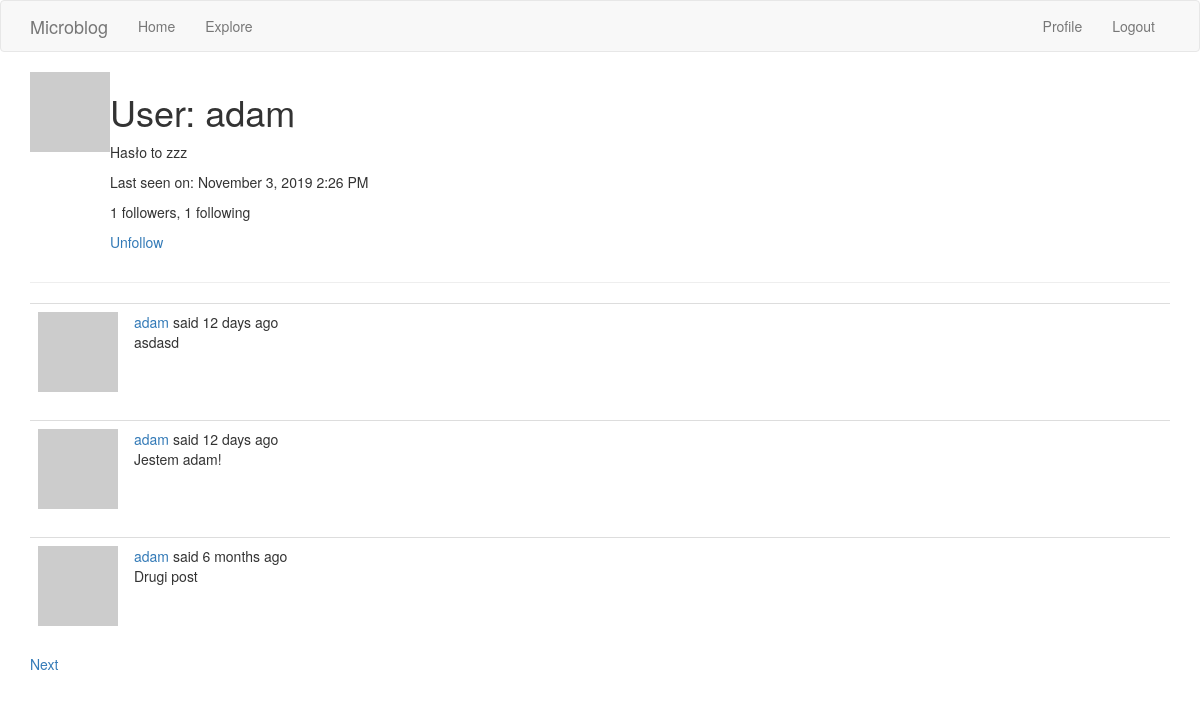
Page /user/adam (signed in) on the committed database.
### app/models.py (models this page shows, shortened)
class User(db.Model, UserMixin):
    id = db.Column(db.Integer, primary_key=True)
    username = db.Column(db.String(64), index=True, unique=True)
    email = db.Column(db.String(120), index=True, unique=True)
    password_hash = db.Column(db.String(128))
    posts = db.relationship('Post', backref='author', lazy='dynamic')
    about_me = db.Column(db.String(140))
    last_seen = db.Column(db.DateTime, default=datetime.utcnow)
    followed = db.relationship(
        'User', secondary=followers,
        primaryjoin=(followers.c.follower_id == id),
        secondaryjoin=(followers.c.followed_id == id),
        backref=db.backref('followers', lazy='dynamic'), lazy='dynamic') # user1.follow(user2) -->  user2.followers()
    def avatar(self, size):
        digest = md5(self.email.lower().encode('utf-8')).hexdigest()
        return 'https://www.gravatar.com/avatar/{}?d=identicon&s={}'.format(digest, size)
    def is_following(self, user):
        return self.followed.filter(
            followers.c.followed_id == user.id).count() > 0

class Post(db.Model):
    id = db.Column(db.Integer, primary_key=True)
    body = db.Column(db.String(140))
    timestamp = db.Column(db.DateTime, index=True, default=datetime.utcnow)
    user_id = db.Column(db.Integer, db.ForeignKey('user.id'))

### app/routes.py (the view)
@app.route('/user/<username>')  # Dynamic component
@login_required
def user(username):
    user = User.query.filter_by(username=username).first_or_404() # returns a db object
    page = request.args.get('page', 1, type=int)
    posts = user.posts.order_by(Post.timestamp.desc()).paginate(
        page, app.config['POSTS_PER_PAGE'], False)
    next_url = url_for('user', username=user.username, page=posts.next_num) \
        if posts.has_next else None
    prev_url = url_for('user', username=user.username, page=posts.prev_num)\
        if posts.has_prev else None
    return render_template('user.html', title='User', posts=posts.items, user=user, next_url=next_url, prev_url=prev_url)

### app/models.py (called while the page is built)
@login.user_loader  # callback for current_user
def load_user(id):
    return User.query.get(int(id))  # puts the user in db session, gets it by primary key

### app/routes.py (called while the page is built)
@app.before_request
def before_request():
    if current_user.is_authenticated:
        current_user.last_seen = datetime.utcnow()
        db.session.commit()

### app/Templates/user.html (shortened to what this page needs)
{% extends 'base.html' %}
{% block app_content %}
    <table>
        <tr valign="top">
            <td><img src="{{ user.avatar(100) }}"></td>
            <td>
                <h1>User: {{ user.username }}</h1>
                {% if user.about_me %}<p>{{ user.about_me }}</p>{% endif %}
                {% if user.last_seen %}
                    <p>Last seen on: {{ moment(user.last_seen).format('LLL') }}</p>
                {% endif %}
                <p>{{ user.followers.count() }} followers, {{ user.followed.count() }} following</p>
                {% if user == current_user %}
                    <p><a href="{{ url_for('edit_profile') }}">Edit your profile</a> </p>
                {% elif not current_user.is_following(user) %}
                <p><a href="{{ url_for('follow', username = user.username) }}">Follow</a></p>
                {% else %}
                <p><a href="{{ url_for('unfollow', username = user.username) }}">Unfollow</a></p>
                {% endif %}
            </td>
        </tr>
    </table>
    <hr>
    {% for post in posts %}
        {% include '_post.html' %}
    {% endfor %}
    {% if next_url %}
        <a href="{{ next_url }}">Next</a>
    {% endif %}
{% endblock %}

### app/Templates/_post.html (shortened to what this page needs)
<table class="table table-hover">
    <tr>
        <td width="70px">
            <a href="{{ url_for('user', username=post.author.username)}}">
                <img src="{{ post.author.avatar(36) }}">
            </a>
        </td>
        <td>
            <a href="{{ url_for('user', username=post.author.username)}}">
                {{ post.author.username }}
            </a>
            said {{ moment(post.timestamp).fromNow() }}
            <br>
            {{ post.body }}
        </td>
    </tr>
</table>

### rows in the picture
User: username "adam", about_me "Hasło to zzz", last_seen "November 3, 2019 2:26 PM"
Post: author.username "adam", timestamp "12 days ago", body "asdasd"
Post: author.username "adam", timestamp "12 days ago", body "Jestem adam!"
Post: author.username "adam", timestamp "6 months ago", body "Drugi post"

### other values in the picture
{{ user.followers.count() }} "1"
{{ user.followed.count() }} "1"
